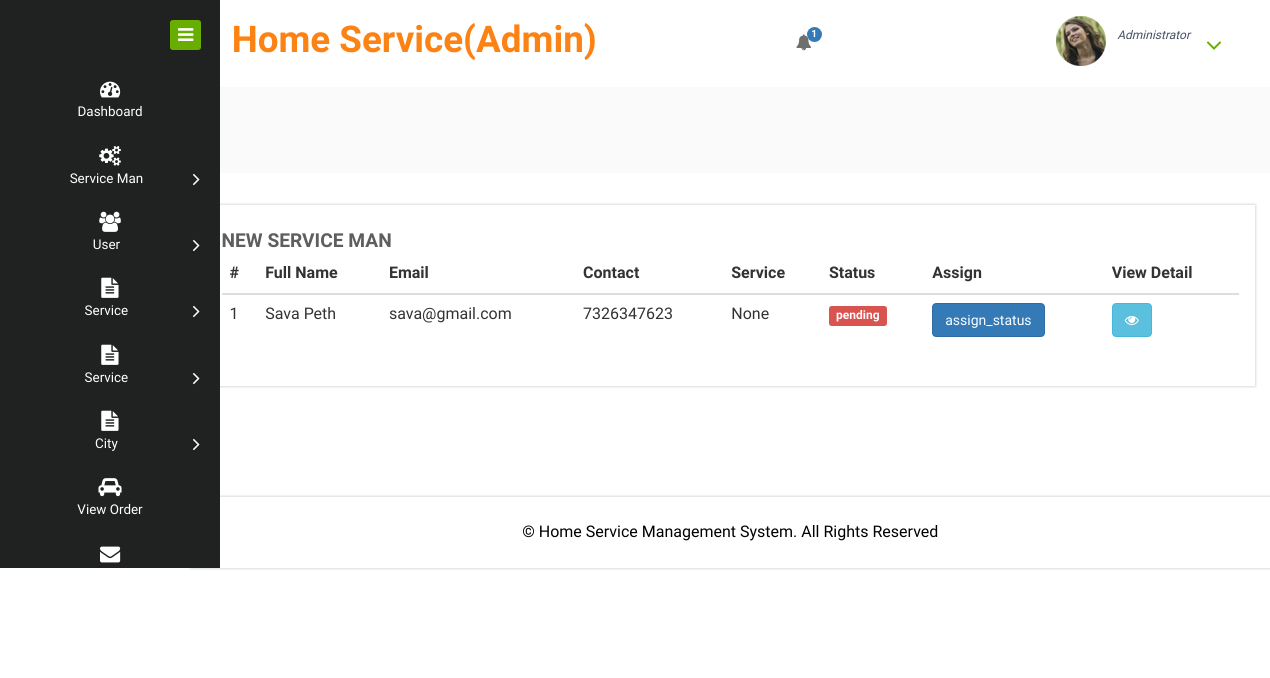
Screenshot of /new_service_man with the database file from the repository.
### home_service/models.py (models this page shows, shortened)
class Service_Man(models.Model):
    status = models.ForeignKey(Status, on_delete=models.CASCADE, null=True)
    city = models.ForeignKey(City, on_delete=models.CASCADE, null=True)
    user = models.ForeignKey(User, on_delete=models.CASCADE, null=True)
    contact = models.CharField(max_length=100, null=True)
    address = models.CharField(max_length=100, null=True)
    doj = models.DateField(null=True)
    dob = models.DateField(null=True)
    id_type = models.CharField(max_length=100, null=True)
    service_name = models.CharField(max_length=100, null=True)
    experience = models.CharField(max_length=100, null=True)
    id_card = models.FileField(null=True)
    image = models.FileField(null=True)

class Status(models.Model):
    status = models.CharField(max_length=30, null=True)

### home_service/views.py (the view)
# urls.py: path('new_service_man',New_Service_man,name="new_service_man"),
def New_Service_man(request):
    dic = notification()
    status = Status.objects.get(status="pending")
    ser = Service_Man.objects.filter(status=status)
    d = {'ser':ser,'new': dic['new'], 'count': dic['count']}
    return render(request,'new_service_man.html',d)

### home_service/views.py (called while the page is built)
def notification():
    status = Status.objects.get(status='pending')
    new = Service_Man.objects.filter(status=status)
    count=0
    for i in new:
        count+=1
    d = {'count':count,'new':new}
    return d

### home_service/templates/new_service_man.html
{% extends 'admin_navigation.html' %}
{% load static %}{% block body %}
<div class="chit-chat-layer1">
	<div class="col-md-12 chit-chat-layer1-left">
               <div class="work-progres">
                            <div class="chit-chat-heading">
                                  New Service Man
                            </div>
                            <div class="table-responsive">
                                <table class="table table-hover">
                                  <thead>
                                    <tr>
                                      <th>#</th>
                                      <th>Full Name</th>
                                      <th>Email</th>
                                      <th>Contact</th>
                                      <th>Service</th>
                                      <th>Status</th>
                                        <th>Assign</th>
                                      <th>View Detail</th>
                                  </tr>
                              </thead>
                              <tbody>
                              {% for i in ser %}
                                <tr>
                                  <td>{{forloop.counter}}</td>
                                  <td>{{i.user.first_name}} {{i.user.last_name}}</td>
                                  <td>{{i.user.email}}</td>
                                  <td>{{i.contact}}</td>
                                  <td>{{i.service_name}}</td>
                                    <td><span class="label label-danger">{{i.status.status}}</span></td>
                                    <td><a href="{% url 'status' i.id %}" ><button class="btn btn-primary">assign_status</button></a></td>
                                    <td><a href="{% url 'service_man_detail' i.id %}" ><button class="btn btn-info"><i class="fa fa-eye"></i></button></a></td>
                              </tr>
                              {% endfor %}
                          </tbody>
                      </table>
                  </div>
             </div>
      </div>
</div>
    {% endblock %}

### rows the page displays
Service_Man: user.first_name "Sava", user.last_name "Peth", user.email "sava@gmail.com", contact "7326347623", service_name "None", status.status "pending"

### other values shown
{{ count }} "1"
